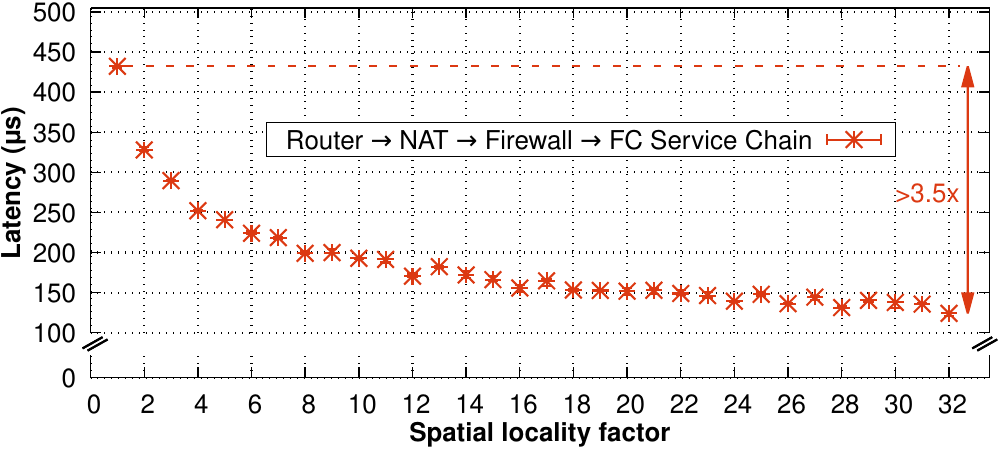

Here is the gnuplot script that generated this plot:
#!/usr/bin/gnuplot
load "../../common.plot"

font_type = "Helvetica,28"
font_type_bold = "Helvetica-Bold,28"

set terminal pdf dl 1.5 enhanced dashed size 10.0, 4.5 font font_type
set output "nf-chain-cascade-latency.pdf"

set style fill solid 2 border lt -1
set datafile separator " "
set style data errorbars

### Variables
points_lw = 3
points_size = 2.0
line_width = 2

max_ordering = 32.0
x_start = 0
x_offset = 1.5
min_y_bot = 0
max_y_bot = 10
min_y_top = 100
max_y_top = 505

### Input files
input_file_nf_chain_latency = "data/LATENCY2.csv"

### Margins
bm_bottom = 0.160
tm_bottom = 0.21
bm_top = 0.26
tm_top = 0.984
lm = 0.09
rm = 0.99

# Set the x-axis cut points
set arrow from screen lm-0.008,tm_bottom+0.015 to screen lm+0.012,tm_bottom+0.040 nohead linewidth 3
set arrow from screen lm-0.003,tm_bottom+0.010 to screen lm+0.017,tm_bottom+0.035 nohead linewidth 3
set arrow from screen rm-0.017,tm_bottom+0.015 to screen rm+0.003,tm_bottom+0.040 nohead linewidth 3
set arrow from screen rm-0.012,tm_bottom+0.010 to screen rm+0.008,tm_bottom+0.035 nohead linewidth 3

set multiplot layout 1,2 columnsfirst upwards

####### Plot 1
x1 = -1.5
x2 = 34
y1 = min_y_bot
y2 = max_y_bot

# Margins
set bmargin at screen bm_bottom
set tmargin at screen tm_bottom
set lmargin at screen lm
set rmargin at screen rm

# Leave the right border open
set border 1+2+8 lw 2

# X-axis
set xlabel "Spatial locality factor"
set xlabel font font_type_bold
set xlabel offset 0,0.41
set xrange [x_start:max_ordering + x_offset]
set xtics nomirror 2

# Y-axis
set yrange [y1:y2]
set ytics mirror 50

# Grid
set grid xtics lw 3.0 lt 0
set grid ytics lw 3.0 lt 0

# Legend
unset key

# No data here
plot \
	1/0 ls 6 dt 4 notitle

####### Plot 2
x1 = -1.5
x2 = 34
y3 = min_y_top
y4 = max_y_top

# Margins
set bmargin at screen bm_top
set tmargin at screen tm_top
set lmargin at screen lm
set rmargin at screen rm

# Leave the right border open
set border 2+4+8 lw 2

# X-axis
unset xlabel
unset xtics
set x2tics border in scale 1,0.5 norotate autojustify nomirror
set x2range [x_start:max_ordering + x_offset]
set x2tics nomirror 2

# Y-axis
set ylabel "{/Helvetica:Bold Latency (μs)}"
set ylabel offset 1.1,-0.5
set ytics border in scale 1,0.5 norotate mirror
set ytics mirror 50
set yrange [y3:y4]

# Grid
set grid x2tics lw 3.0 lt 0
set grid y2tics lw 3.0 lt 0

# Legend
set key outside opaque bottom Right title
set border back
set key box linestyle 1 lt rgb(black)
set key font ",28.0"
set key vertical maxrows 3
set key width -4.2
set key height 0.3
set key samplen 3.0
set key at 30, 320

### Linestyles
set style line 1 pointtype 3 pointsize points_size linewidth points_lw lt rgb(darkred)
set style line 2 pointtype 4 pointsize points_size linewidth points_lw lt rgb(darkblue)
set style line 3 pointtype 6 pointsize points_size linewidth points_lw lt rgb(darkgreen)

# Arrows and label to highlight the improvement
set arrow heads back filled from 32.7,124.1 to 32.7,432.2 ls 1 linewidth 3
set label '>3.5x' at 30,275 textcolor ls 1
set arrow nohead from 1.3,432.2 to 32.4,432.2 ls 1 linewidth 3 dt 2

plot \
	input_file_nf_chain_latency using ($1):($4):($3):($5) with errorbars ls 1 title "Router {/Symbol=28 \256} NAT {/Symbol=28 \256} Firewall {/Symbol=28 \256} FC Service Chain"

unset multiplot
